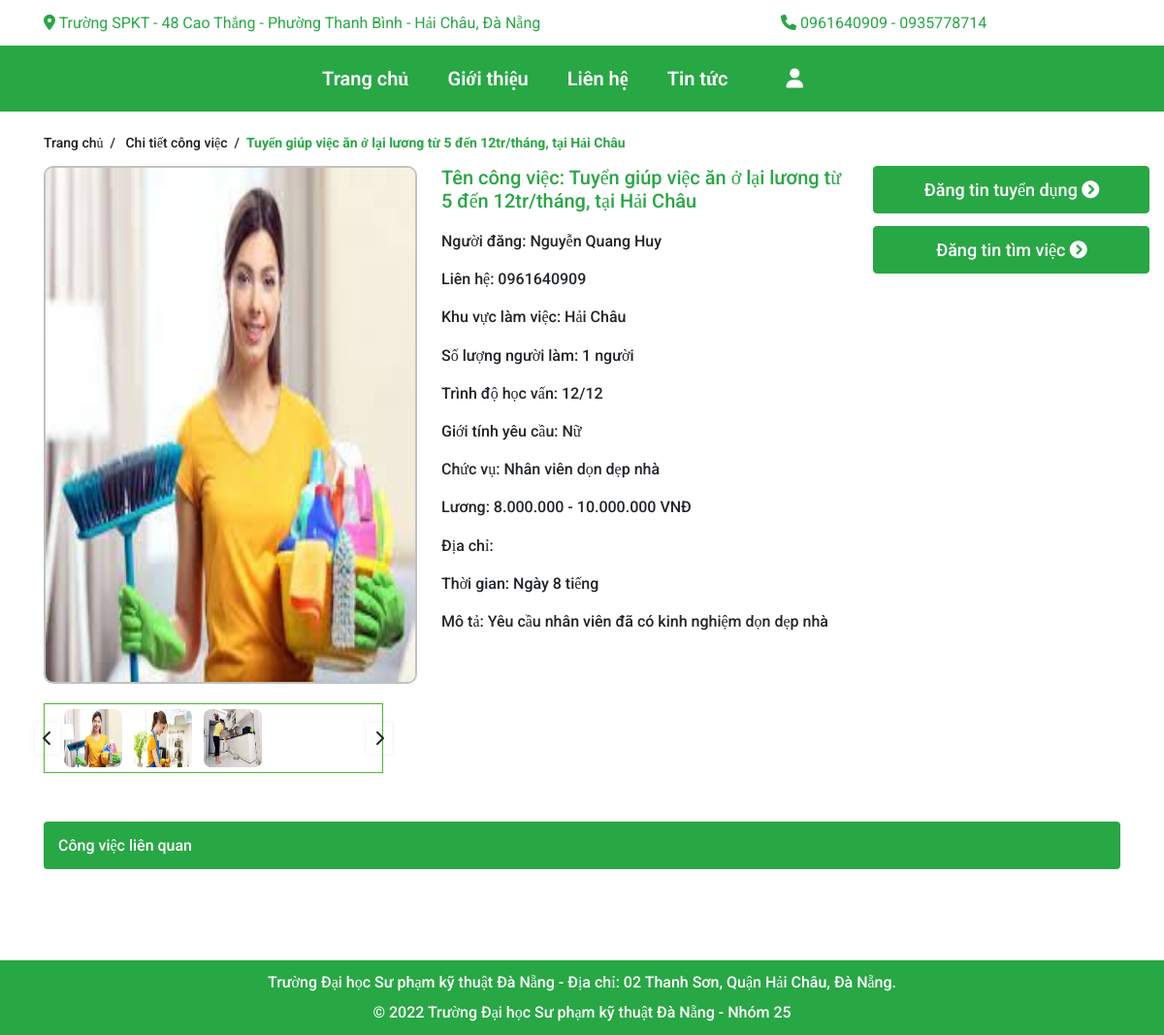
Page /?act=detailwork&cv=486 on the earlier database version.
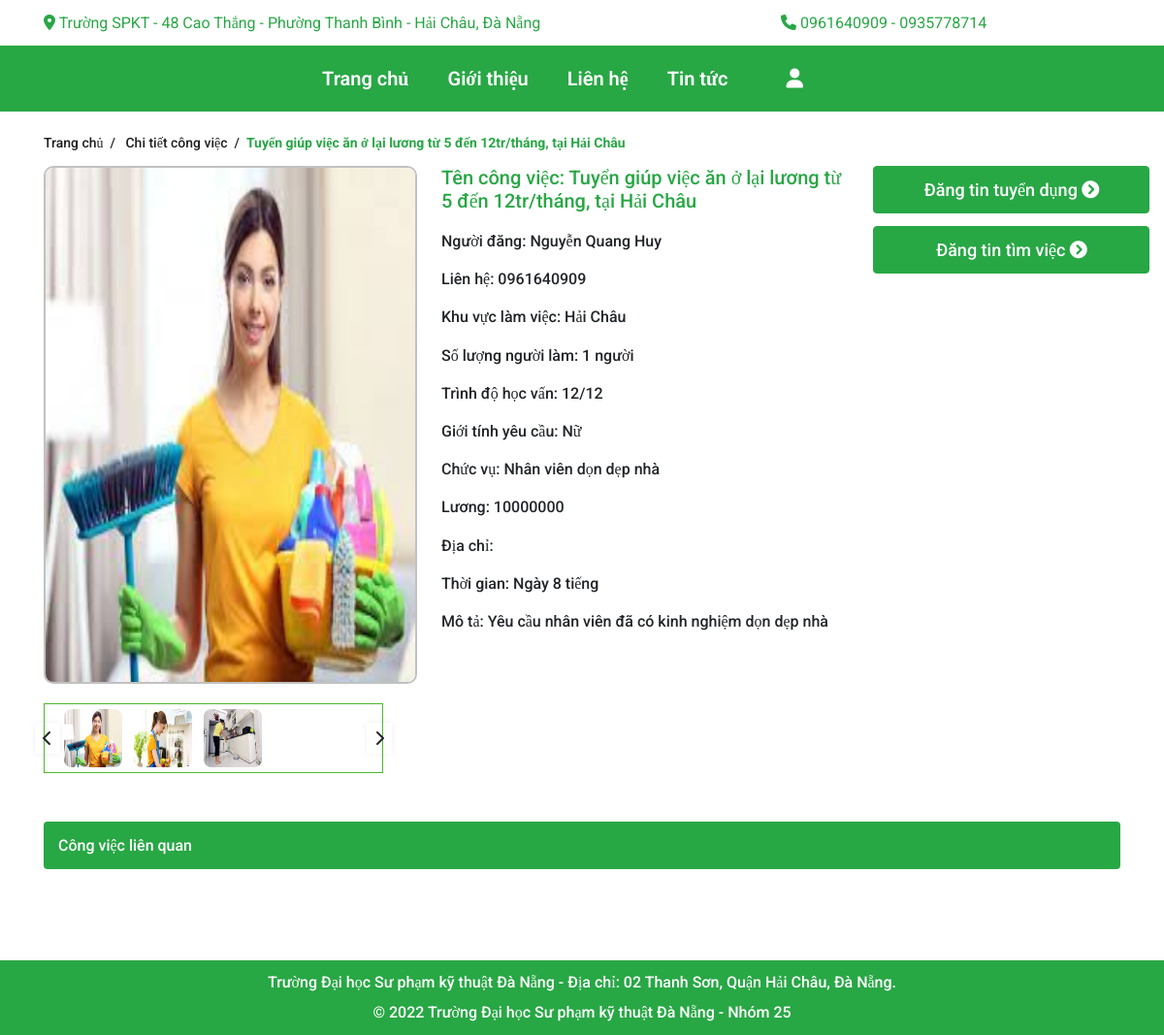
Same page on the later database version.
### tables this page shows
CREATE TABLE `congviec` (
  `maCV` int(11) NOT NULL,
  `maTK` int(11) NOT NULL,
  `maDMCV` int(11) NOT NULL,
  `tenCV` varchar(255) NOT NULL,
  `khuVuc` int(11) NOT NULL,
  `soLuong` int(11) NOT NULL,
  `trinhDoHV` varchar(255) NOT NULL,
  `gioiTinhYC` varchar(10) NOT NULL,
  `chucVu` varchar(255) NOT NULL,
  `luong` int(11) NOT NULL,
  `diaChi` varchar(255) NOT NULL,
  `time` varchar(255) NOT NULL,
  `moTa` varchar(255) NOT NULL,
  `tinhTrang` int(11) NOT NULL,
  `tinhTrangDaUT` int(11) NOT NULL,
  `thoiGianDang` varchar(255) NOT NULL
);

CREATE TABLE `hinhanhcv` (
  `maHA` int(11) NOT NULL,
  `maCV` int(11) NOT NULL,
  `tenHinh` varchar(255) NOT NULL,
  `hinhAnhCV` varchar(255) NOT NULL
);

CREATE TABLE `taikhoan` (
  `maTK` int(10) NOT NULL,
  `maQuyen` int(11) NOT NULL,
  `taiKhoan` varchar(50) NOT NULL,
  `matKhau` varchar(50) NOT NULL,
  `hoTen` varchar(255) NOT NULL,
  `gioiTinh` varchar(10) NOT NULL,
  `ngaySinh` varchar(50) NOT NULL,
  `CMND` varchar(20) NOT NULL,
  `SDT` int(11) NOT NULL,
  `email` varchar(255) NOT NULL,
  `diaChi` varchar(255) NOT NULL,
  `hinhAnh` varchar(255) NOT NULL,
  `trangThai` int(11) NOT NULL,
  `thoiGian` varchar(255) NOT NULL
);

CREATE TABLE `quanhuyen` (
  `idQuan` int(11) NOT NULL,
  `tenQuan` varchar(255) NOT NULL
);

### Controllers/DetailWorkController.php (called while the page is built, shortened)
<?php
    require_once("./Models/recruiterModel.php");
    class DetailWorkController{
        var $work_model;
        public function __construct()
        {
             $this->work_model = new recruiterModel();
        }
        public function list()
        {
            $data_work = $this->work_model->congviec($_GET['cv']);
            require_once("Views/index.php");
        }
    }
?>

### Models/connection.php (called while the page is built, shortened)
<?php
    class connection{
        function __construct()
        {
            $severname ="localhost";
            $username ="root";
            $password ="root";
            $db_name ="gtngv";
            $this->conn = new mysqli($severname,$username,$password,$db_name);
        }
    }

### Models/model.php (called while the page is built, shortened)
<?php
    require_once("connection.php");
    class model
    {
        function __construct()
        {
            $conn_obj = new connection();
            $this->conn = $conn_obj->conn;
        }
    }
?>

### Models/recruiterModel.php (called while the page is built, shortened)
<?php
    require_once("model.php");
    class recruiterModel extends model
    {
        function congviec($idCV){
            $query = "SELECT * from congviec,hinhanhcv,danhmuccv,quanhuyen,taikhoan WHERE taikhoan.maTK=congviec.maTK and quanhuyen.idQuan=congviec.khuVuc AND congviec.maCV=hinhanhcv.maCV AND danhmuccv.maDMCV = congviec.maDMCV AND congviec.maCV=$idCV;";
            require("result.php");
            return $data;
        }
    }

### Models/result.php (called while the page is built)
<?php
    $result = $this->conn->query($query);
    $data = array();
    while ($row = $result->fetch_assoc()) {
        $data[] = $row;
    }
?>

### Views/detailwork/work.php (the view, shortened to what this page needs)
<main id="main">
<div class="container">
    <div class="break-crumb">
        <div class="break-crumb__head">
            <div class="home">
                <a href="#">
                    <span>Trang chủ</span>
                </a>
                <span class="mr_lr">&nbsp;/ &nbsp;</span>
                <a href="#">
                    <span>Chi tiết công việc</span>
                </a>
                <span class="mr_lr">&nbsp;/ &nbsp;</span>
            </div>
            <div>
                <strong>
                    <span><?php echo $data_work[0]['tenCV']; ?></span>
                </strong>
            </div>
        </div>
    </div>
    <div class="row mb-4">
        <div class="col col-lg-4">
            <div class="product-detail-left">
                <div id="product-detail-left__thumbnail">
                    <img src="./Publics/images/<?php echo $data_work[0]['tenHinh']; ?>" alt="" class="product-detail-left__image-main">
                </div>
                <div class="product-detail-left__list-thumb">
                    <ul>
                        <?php for ($i=0; $i < count($data_work) ; $i++) { ?>
                            <li class=""><img src="./Publics/images/<?php echo $data_work[$i]['tenHinh'] ?>" alt=""></li>
                        <?php } ?>
                    <div class="product-detail-left__control">
                        <span class="product-detail-left__control-left">
                            <i class="fas fa-chevron-left"></i>
                        </span>
                        <span class="product-detail-left__control-right">
                            <i class="fas fa-chevron-right"></i>
                        </span>
                    </div>
                </div>
            </div>
        </div>
        <div class="col col-lg-5">
            <div class="product-detail-main">
                <h2 class="tilte-name-product-detail">Tên công việc: <?php echo $data_work[0]['tenCV']; ?></h2>
                <h2 class="tilte-name-product-detail-detail">Người đăng: <?php echo $data_work[0]['hoTen']; ?></h2>
                <h2 class="tilte-name-product-detail-detail">Liên hệ: 0<?php echo $data_work[0]['SDT']; ?></h2>
                <h2 class="tilte-name-product-detail-detail">Khu vực làm việc: <?php echo $data_work[0]['tenQuan']; ?></h2>
                <h2 class="tilte-name-product-detail-detail">Số lượng người làm: <?php echo $data_work[0]['soLuong']; ?> người</h2>
                <h2 class="tilte-name-product-detail-detail">Trình độ học vấn: <?php echo $data_work[0]['trinhDoHV']; ?></h2>
                <h2 class="tilte-name-product-detail-detail">Giới tính yêu cầu: <?php echo $data_work[0]['gioiTinhYC']; ?></h2>
                <h2 class="tilte-name-product-detail-detail">Chức vụ: <?php echo $data_work[0]['chucVu']; ?></h2>
                <h2 class="tilte-name-product-detail-detail">Lương: <?php echo $data_work[0]['luong']; ?></h2>
                <h2 class="tilte-name-product-detail-detail">Địa chỉ: <?php echo $data_work[0]['diaChi']; ?></h2>
                <h2 class="tilte-name-product-detail-detail">Thời gian: <?php echo $data_work[0]['time']; ?></h2>
                <h2 class="tilte-name-product-detail-detail">Mô tả: <?php echo $data_work[0]['moTa']; ?></h2>
            </div>
        </div>
        <div class="col col-lg-3" style="visibility: visible; -webkit-animation-name: fadeInDown; animation-name: fadeInDown;">
        <p class="link-btn big-a">
            <a href="" class="btn btn-success">Đăng tin tuyển dụng
                <i class="fa fa-chevron-circle-right"></i>
            </a>
        </p>
        <p class="link-btn big-a">
            <a href="" class="btn btn-success">Đăng tin tìm việc
                <i class="fa fa-chevron-circle-right"></i>
            </a>
        </p>
        </div>
        <section id="product-dry" class="product-related" style="width: 100%;">
            <div class="container">
                <div class="populator__head">
                    <div>
                        <h2 class="populator__head-title">
                            <a href="">Công việc liên quan</a>
                        </h2>
                    </div>
                </div>
            </div>
        </section>
    </div>
</div>
</main>

### index.php (shortened to what this page needs)
<?php
$mod = isset($_GET['act']) ? $_GET['act'] : "home";
switch ($mod) {
    case 'detailwork':
        $act = isset($_GET['xuli']) ? $_GET['xuli'] : "list";
        require_once('./Controllers/DetailWorkController.php');
        $controller_obj = new DetailWorkController();
        switch ($act) {
            case 'list':
                $controller_obj->list();
            break;
        }
        break;
}

### Views/index.php (shortened to what this page needs)
<!DOCTYPE html>
<html lang="en">
<head>
    <link rel="stylesheet" href="https://maxcdn.bootstrapcdn.com/bootstrap/4.0.0/css/bootstrap.min.css"
>
    <link rel="stylesheet" href="https://cdnjs.cloudflare.com/ajax/libs/font-awesome/6.0.0-beta2/css/all.min.css"
 />
    <link rel="stylesheet" type="text/css" href="https://cdn.jsdelivr.net/npm/toastify-js/src/toastify.min.css">
    <link rel="stylesheet" href="./Publics/css/jquery-ui.min.css">
    <link rel="stylesheet" href="https://unpkg.com/swiper/swiper-bundle.min.css"/>
    <link rel="stylesheet" href="./Publics/css/style.css">
    <link rel="stylesheet" href="./Publics/css/reset.css">
    <link rel="stylesheet" href="./Publics/css/main.css">
    <link rel="stylesheet" href="./Publics/css/login.css">
    <link rel="stylesheet" href="./Publics/css/recruiter.css">
    <link rel="stylesheet" href="./Publics/css/detailhelp.css">
    <link rel="stylesheet" href="./Publics/css/work.css">
    <link rel="stylesheet" href="./Admin/Publics/css/admin.css">
    <link rel="stylesheet" href="./Publics/js/main.js">
</head>
<body>
    <?php
        require_once("header_footer/header.php");
    ?>
    <?php
        require_once("navigation.php");
    ?>
   <?php
        require_once("header_footer/footer.php");
    ?>
</body>
</html>

### Views/header_footer/header.php (shortened to what this page needs)
<header id="header">
    <div class="container">
        <div class="row">
            <div class="col-lg-8 col">
                <p style="color: var(--cl-primary);"><i class="fa-solid fa-location-dot"></i> Trường SPKT - 48 Cao Thắng - Phường Thanh Bình - Hải Châu, Đà Nẵng</p>
            </div>
            <div class="col-lg-4 col">
                <p style="color: var(--cl-primary);"><i class="fa-solid fa-phone"></i> 0961640909 - 0935778714</p>
            </div>
        </div>
    </div>
</header>
<nav id="nav">
    <ul class="nav-list">
        <li class="nav-list__item"><a href="?act=home" class="nav-list__item-link">Trang chủ</a></li>
        <li class="nav-list__item"><a class="nav-list__item-link" href="">Giới thiệu</a></li>
        <li class="nav-list__item"><a class="nav-list__item-link" href="">Liên hệ</a></li>
        <li class="nav-list__item"><a class="nav-list__item-link" href="">Tin tức</a></li>
        <li class="nav-list__item">
            <div class="user">
                <a href="">
                    <i class="fas fa-user"></i>
                </a>
            </div>
        </li>
    </ul>
</nav>

### Views/navigation.php (shortened to what this page needs)
<?php
    $act  = isset($_GET['act']) ? $_GET['act'] :"home";
    switch ($act){
        case "detailwork":
            $act = isset($_GET['xuli']) ? $_GET['xuli'] : "list";
            switch ($act) {
                case 'list':
                    require_once('detailwork/work.php');
                    break;
                }
            break;
    }

### Views/header_footer/footer.php
<footer id="footer">
    <p>Trường Đại học Sư phạm kỹ thuật Đà Nẵng  -  Địa chỉ: 02 Thanh Sơn, Quận Hải Châu, Đà Nẵng.</p>
    <p>© 2022 Trường Đại học Sư phạm kỹ thuật Đà Nẵng - Nhóm 25</p>
</footer>

### Publics/css/style.css (style rules this page uses)
:root { --cl-backad:#f7f8fb; --cl-textad :#858796; --cl-green: #4eb92d; --cl-red: #ed1b36; --cl-orange: #f1975f; --cl-text: #686868; --cl-title: #1e1e1e; --cl-primary: #28a745; --cl-textprimary: #28a745; }
body { box-sizing: border-box; overflow-x: hidden; font-family: 'Roboto', 'sans-serif'; display: table; }
html { font-size: 62.5%; line-height: 1.6; height: 100%; }
a { color: #1e1e1e; }
html, body { width: 100%; height: 100%; }
#main { height: 70%; }

### Publics/css/main.css (style rules this page uses)
#header { background-color: white; padding:15px 0px; font-style: bold; color: var(--cl-textprimary); }
#nav { width: 100%; height: 68px; background-color:var(--cl-primary); margin-bottom: 20px; }
.nav-list { display: flex; align-items: center; height: 100%; justify-content:center; }
.nav-list__item { margin-right: 40px; position: relative; }
.nav-list__item >a { color: white; font-weight: 600; font-size: 20px; }
.nav-list__item::before { position: absolute; content: ""; width: 100%; height: 22px; top: 14px; }
.user { position: relative; color: var(--cl-textprimary); font-weight: 600; font-size: 20px; margin-left: 20px; }
.user > a { color: white; }
.user::before { position: absolute; content: ""; width: 50px; height: 20px; top: 15px; right: -60px; z-index: 3; }
#footer { background-color: var(--cl-primary); padding:15px 0px; font-weight: 500; font-style: bold; color: white; text-align:center; }
#footer > p:first-child { margin-bottom: 15px; }
.big-a { margin: 0 0 13px; }
.big-a > a { font-size: 18px; padding: 10px 14px 10px 15px; font-weight: 500; }
#product-fruits , #product-cate , #product-sale , #product-dry { margin: 30px 0; padding:20px 0; }

### Publics/css/login.css (style rules this page uses)
.break-crumb__head { font-size: 14px; line-height: 24px; font-weight: 500; display: flex; margin-bottom: 12px; }
.break-crumb__head strong span { color :var(--cl-primary); }

### Publics/css/detailhelp.css (style rules this page uses)
#product-detail-left__thumbnail { margin-bottom: 20px; z-index: 10; }
#product-detail-left__thumbnail img { width: 385px!important; height: 534px; border: 2px solid #c1c1c1; border-radius: 10px; }
.product-detail-left__list-thumb { position: relative; border: 1px solid var(--cl-green); padding: 5px 5px 5px 20px; }
.product-detail-left__list-thumb > ul { display: flex; }
.product-detail-left__list-thumb > ul >li { width: 60px; height: 60px; margin-right: 12px; }
.product-detail-left__list-thumb > ul > li > img { width: 100%; height: 100%; border-radius: 8px; }
.product-detail-left__control { height: 100%; }
.product-detail-left__control > span { position: absolute; top: 50%; transform: translateY(-50%); box-shadow: 0px 0px 6px rgb(79 95 120 / 10%); padding: 8px; }
.product-detail-left__control-left { left: -10px; }
.product-detail-left__control-right { right: -10px; }
.product-detail-main { margin-left: 30px; }
.tilte-name-product-detail { font-size: 20px; color: var(--cl-primary); padding-bottom: 10px; }
.tilte-name-product-detail-detail { font-size: 16px; padding: 10px 0px; }
.populator__head-title { padding: 15px; width: 100%; background-color: var(--cl-primary); margin-bottom: 20px; border-radius: 4px; }
.populator__head-title a { color:white; font-size:16px; }
.btn-success { width: 285px; background-color: var(--cl-primary); }

Differences in the rows shown:
changed congviec "Tuyển giúp việc ăn ở lại lương từ 5 đến 12tr/tháng, tại Hải Châu": luong "8.000.000 - 10.000.000 VNĐ" → "10000000"
